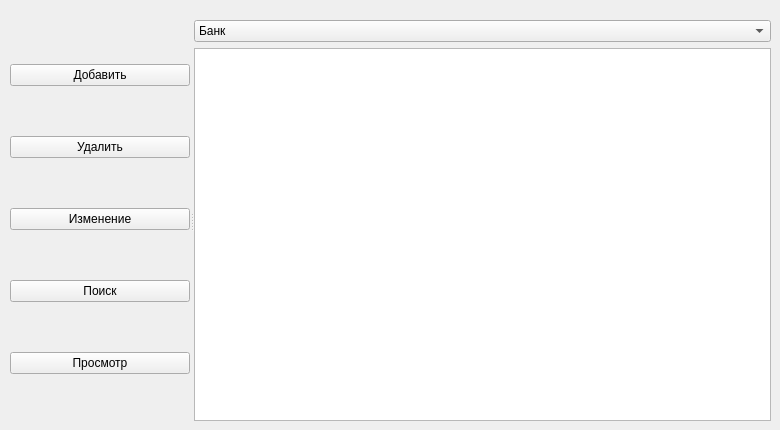
      <widget class="QWidget" name="referenceTab">
       <attribute name="title">
        <string>Справочники</string>
       </attribute>
       <widget class="QSplitter" name="splitter_2">
        <property name="geometry">
         <rect>
          <x>10</x>
          <y>20</y>
          <width>761</width>
          <height>401</height>
         </rect>
        </property>
        <property name="orientation">
         <enum>Qt::Orientation::Horizontal</enum>
        </property>
        <widget class="QWidget" name="layoutWidget">
         <layout class="QVBoxLayout" name="verticalLayout_2">
          <item>
           <widget class="QPushButton" name="addButton">
            <property name="palette">
             <palette>
              <active>
               <colorrole role="WindowText">
                <brush brushstyle="SolidPattern">
                 <color alpha="255">
                  <red>61</red>
                  <green>56</green>
                  <blue>70</blue>
                 </color>
                </brush>
               </colorrole>
               <colorrole role="Text">
                <brush brushstyle="SolidPattern">
                 <color alpha="255">
                  <red>61</red>
                  <green>56</green>
                  <blue>70</blue>
                 </color>
                </brush>
               </colorrole>
               <colorrole role="HighlightedText">
                <brush brushstyle="SolidPattern">
                 <color alpha="255">
                  <red>0</red>
                  <green>0</green>
                  <blue>0</blue>
                 </color>
                </brush>
               </colorrole>
               <colorrole role="AlternateBase">
                <brush brushstyle="SolidPattern">
                 <color alpha="255">
                  <red>246</red>
                  <green>245</green>
                  <blue>244</blue>
                 </color>
                </brush>
               </colorrole>
               <colorrole role="ToolTipText">
                <brush brushstyle="SolidPattern">
                 <color alpha="255">
                  <red>61</red>
                  <green>56</green>
                  <blue>70</blue>
                 </color>
                </brush>
               </colorrole>
               <colorrole role="PlaceholderText">
                <brush brushstyle="SolidPattern">
                 <color alpha="255">
                  <red>36</red>
                  <green>31</green>
                  <blue>49</blue>
                 </color>
                </brush>
               </colorrole>
              </active>
              <inactive>
               <colorrole role="WindowText">
                <brush brushstyle="SolidPattern">
                 <color alpha="255">
                  <red>61</red>
                  <green>56</green>
                  <blue>70</blue>
                 </color>
                </brush>
               </colorrole>
               <colorrole role="Text">
                <brush brushstyle="SolidPattern">
                 <color alpha="255">
                  <red>61</red>
                  <green>56</green>
                  <blue>70</blue>
                 </color>
                </brush>
               </colorrole>
               <colorrole role="HighlightedText">
                <brush brushstyle="SolidPattern">
                 <color alpha="255">
                  <red>0</red>
                  <green>0</green>
                  <blue>0</blue>
                 </color>
                </brush>
               </colorrole>
               <colorrole role="AlternateBase">
                <brush brushstyle="SolidPattern">
                 <color alpha="255">
                  <red>246</red>
                  <green>245</green>
                  <blue>244</blue>
                 </color>
                </brush>
               </colorrole>
               <colorrole role="ToolTipText">
                <brush brushstyle="SolidPattern">
                 <color alpha="255">
                  <red>61</red>
                  <green>56</green>
                  <blue>70</blue>
                 </color>
                </brush>
               </colorrole>
               <colorrole role="PlaceholderText">
                <brush brushstyle="SolidPattern">
                 <color alpha="255">
                  <red>246</red>
                  <green>245</green>
                  <blue>244</blue>
                 </color>
                </brush>
               </colorrole>
              </inactive>
              <disabled>
               <colorrole role="WindowText">
                <brush brushstyle="SolidPattern">
                 <color alpha="255">
                  <red>61</red>
                  <green>56</green>
                  <blue>70</blue>
                 </color>
                </brush>
               </colorrole>
               <colorrole role="HighlightedText">
                <brush brushstyle="SolidPattern">
                 <color alpha="255">
                  <red>0</red>
                  <green>0</green>
                  <blue>0</blue>
                 </color>
                </brush>
               </colorrole>
               <colorrole role="AlternateBase">
                <brush brushstyle="SolidPattern">
                 <color alpha="255">
                  <red>246</red>
                  <green>245</green>
                  <blue>244</blue>
                 </color>
                </brush>
               </colorrole>
               <colorrole role="ToolTipText">
                <brush brushstyle="SolidPattern">
                 <color alpha="255">
                  <red>61</red>
                  <green>56</green>
                  <blue>70</blue>
                 </color>
                </brush>
               </colorrole>
               <colorrole role="PlaceholderText">
                <brush brushstyle="SolidPattern">
                 <color alpha="255">
                  <red>246</red>
                  <green>245</green>
                  <blue>244</blue>
                 </color>
                </brush>
               </colorrole>
              </disabled>
             </palette>
            </property>
            <property name="text">
             <string>Добавить</string>
            </property>
           </widget>
          </item>
          <item>
           <widget class="QPushButton" name="deleteButton">
            <property name="text">
             <string>Удалить</string>
            </property>
           </widget>
          </item>
          <item>
           <widget class="QPushButton" name="changeButton">
            <property name="text">
             <string>Изменение</string>
            </property>
           </widget>
          </item>
          <item>
           <widget class="QPushButton" name="findButton">
            <property name="text">
             <string>Поиск</string>
            </property>
           </widget>
          </item>
          <item>
           <widget class="QPushButton" name="lookButton">
            <property name="text">
             <string>Просмотр</string>
            </property>
           </widget>
          </item>
         </layout>
        </widget>
        <widget class="QWidget" name="layoutWidget">
         <layout class="QVBoxLayout" name="verticalLayout">
          <item>
           <widget class="QComboBox" name="comboBox">
            <property name="controller" stdset="0">
             <string>bank</string>
            </property>
            <item>
             <property name="text">
              <string>Банк</string>
             </property>
            </item>
            <item>
             <property name="text">
              <string>Категория</string>
             </property>
            </item>
            <item>
             <property name="text">
              <string>Кинотеатр</string>
             </property>
            </item>
            <item>
             <property name="text">
              <string>Город</string>
             </property>
            </item>
            <item>
             <property name="text">
              <string>Улица</string>
             </property>
            </item>
            <item>
             <property name="text">
              <string>Режиссёр</string>
             </property>
            </item>
            <item>
             <property name="text">
              <string>Компания-производитель</string>
             </property>
            </item>
            <item>
             <property name="text">
              <string>Рента </string>
             </property>
            </item>
            <item>
             <property name="text">
              <string>Кино</string>
             </property>
            </item>
            <item>
             <property name="text">
              <string>Правообладатель</string>
             </property>
            </item>
            <item>
             <property name="text">
              <string>Сценарист</string>
             </property>
            </item>
            <item>
             <property name="text">
              <string>Улица</string>
             </property>
            </item>
            <item>
             <property name="text">
              <string>Поставщик</string>
             </property>
            </item>
           </widget>
          </item>
          <item>
           <widget class="QTableView" name="tableView">
            <property name="showGrid">
             <bool>true</bool>
            </property>
            <property name="gridStyle">
             <enum>Qt::PenStyle::SolidLine</enum>
            </property>
            <property name="sortingEnabled">
             <bool>true</bool>
            </property>
           </widget>
          </item>
         </layout>
        </widget>
       </widget>
      </widget>
